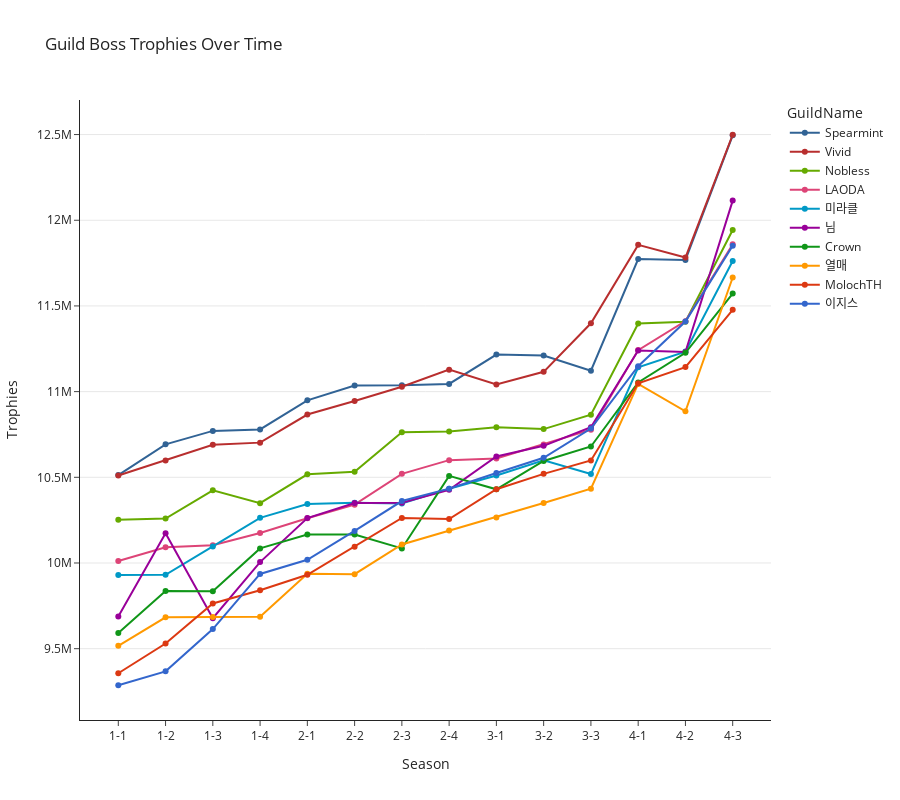

Write notebook code for a chart like this one.
### Markdown cell above
## Guild Boss Trophies Over Time

### Code cell
fig = px.line(
    data[data.GuildName.isin(top10_recent)],
    x="Round",
    y="Trophies",
    color="GuildName",
    color_discrete_sequence=px.colors.qualitative.G10_r,
    markers=True,
    hover_data={
        "GuildName": False,
        "Rank": ":,.0f",
        "Date": "|%B %d, %Y",
        "Trophies": ":,.0f",
    },
    hover_name="GuildName",
    title="Guild Boss Trophies Over Time",
    labels={"Rank": "Rank", "Round": "Season", "Trophies": "Trophies"},
    template="simple_white",
    height=800,
)


fig.update_yaxes(showgrid=True)


fig.show()

### Figure 1 — Plotly figure (JSON) as saved in the notebook; plotly's stock layout.template omitted (floating-point values rounded to 4 significant figures)
{"data": [{"customdata": [["Spearmint", 1, "2024-02-27T00:00:00"], ["Spearmint", 1, "2024-03-05T00:00:00"], ["Spearmint", 1, "2024-03-12T00:00:00"], ["Spearmint", 1, "2024-03-19T00:00:00"], ["Spearmint", 1, "2024-03-26T00:00:00"], ["Spearmint", 1, "2024-04-02T00:00:00"], ["Spearmint", 1, "2024-04-09T00:00:00"], ["Spearmint", 1, "2024-04-16T00:00:00"], ["Spearmint", 1, "2024-04-23T00:00:00"], ["Spearmint", 1, "2024-04-30T00:00:00"], ["Spearmint", 2, "2024-05-07T00:00:00"], ["Spearmint", 2, "2024-05-14T00:00:00"], ["Spearmint", 2, "2024-05-21T00:00:00"], ["Spearmint", 2, "2024-05-28T00:00:00"]], "hovertemplate": "<b>%{hovertext}</b><br><br>Season=%{x}<br>Trophies=%{y:,.0f}<br>Rank=%{customdata[1]:,.0f}<br>Date=%{customdata[2]|%B %d, %Y}<extra></extra>", "hovertext": ["Spearmint", "Spearmint", "Spearmint", "Spearmint", "Spearmint", "Spearmint", "Spearmint", "Spearmint", "Spearmint", "Spearmint", "Spearmint", "Spearmint", "Spearmint", "Spearmint"], "legendgroup": "Spearmint", "line": {"color": "#316395", "dash": "solid"}, "marker": {"symbol": "circle"}, "mode": "lines+markers", "name": "Spearmint", "orientation": "v", "showlegend": true, "type": "scatter", "x": ["1-1", "1-2", "1-3", "1-4", "2-1", "2-2", "2-3", "2-4", "3-1", "3-2", "3-3", "4-1", "4-2", "4-3"], "xaxis": "x", "y": [10513190, 10692545, 10770870, 10779410, 10949190, 11036070, 11037250, 11044970, 11216060, 11211090, 11122140, 11773265, 11768065, 12495730], "yaxis": "y"}, {"customdata": [["Vivid", 2, "2024-02-27T00:00:00"], ["Vivid", 2, "2024-03-05T00:00:00"], ["Vivid", 2, "2024-03-12T00:00:00"], ["Vivid", 2, "2024-03-19T00:00:00"], ["Vivid", 2, "2024-03-26T00:00:00"], ["Vivid", 2, "2024-04-02T00:00:00"], ["Vivid", 2, "2024-04-09T00:00:00"], ["Vivid", 2, "2024-04-16T00:00:00"], ["Vivid", 2, "2024-04-23T00:00:00"], ["Vivid", 2, "2024-04-30T00:00:00"], ["Vivid", 1, "2024-05-07T00:00:00"], ["Vivid", 1, "2024-05-14T00:00:00"], ["Vivid", 1, "2024-05-21T00:00:00"], ["Vivid", 1, "2024-05-28T00:00:00"]], "hovertemplate": "<b>%{hovertext}</b><br><br>Season=%{x}<br>Trophies=%{y:,.0f}<br>Rank=%{customdata[1]:,.0f}<br>Date=%{customdata[2]|%B %d, %Y}<extra></extra>", "hovertext": ["Vivid", "Vivid", "Vivid", "Vivid", "Vivid", "Vivid", "Vivid", "Vivid", "Vivid", "Vivid", "Vivid", "Vivid", "Vivid", "Vivid"], "legendgroup": "Vivid", "line": {"color": "#B82E2E", "dash": "solid"}, "marker": {"symbol": "circle"}, "mode": "lines+markers", "name": "Vivid", "orientation": "v", "showlegend": true, "type": "scatter", "x": ["1-1", "1-2", "1-3", "1-4", "2-1", "2-2", "2-3", "2-4", "3-1", "3-2", "3-3", "4-1", "4-2", "4-3"], "xaxis": "x", "y": [10510940, 10598695, 10690270, 10702360, 10866400, 10945065, 11028425, 11128220, 11041545, 11115440, 11398630, 11856320, 11782185, 12498900], "yaxis": "y"}, {"customdata": [["Nobless", 3, "2024-02-27T00:00:00"], ["Nobless", 3, "2024-03-05T00:00:00"], ["Nobless", 3, "2024-03-12T00:00:00"], ["Nobless", 3, "2024-03-19T00:00:00"], ["Nobless", 3, "2024-03-26T00:00:00"], ["Nobless", 3, "2024-04-02T00:00:00"], ["Nobless", 3, "2024-04-09T00:00:00"], ["Nobless", 3, "2024-04-16T00:00:00"], ["Nobless", 3, "2024-04-23T00:00:00"], ["Nobless", 3, "2024-04-30T00:00:00"], ["Nobless", 3, "2024-05-07T00:00:00"], ["Nobless", 3, "2024-05-14T00:00:00"], ["Nobless", 3, "2024-05-21T00:00:00"], ["Nobless", 3, "2024-05-28T00:00:00"]], "hovertemplate": "<b>%{hovertext}</b><br><br>Season=%{x}<br>Trophies=%{y:,.0f}<br>Rank=%{customdata[1]:,.0f}<br>Date=%{customdata[2]|%B %d, %Y}<extra></extra>", "hovertext": ["Nobless", "Nobless", "Nobless", "Nobless", "Nobless", "Nobless", "Nobless", "Nobless", "Nobless", "Nobless", "Nobless", "Nobless", "Nobless", "Nobless"], "legendgroup": "Nobless", "line": {"color": "#66AA00", "dash": "solid"}, "marker": {"symbol": "circle"}, "mode": "lines+markers", "name": "Nobless", "orientation": "v", "showlegend": true, "type": "scatter", "x": ["1-1", "1-2", "1-3", "1-4", "2-1", "2-2", "2-3", "2-4", "3-1", "3-2", "3-3", "4-1", "4-2", "4-3"], "xaxis": "x", "y": [10251975, 10259645, 10424260, 10349095, 10517570, 10532845, 10762930, 10767570, 10792615, 10781320, 10865505, 11397880, 11407690, 11943105], "yaxis": "y"}, {"customdata": [["LAODA", 4, "2024-02-27T00:00:00"], ["LAODA", 4, "2024-03-05T00:00:00"], ["LAODA", 4, "2024-03-12T00:00:00"], ["LAODA", 4, "2024-03-19T00:00:00"], ["LAODA", 6, "2024-03-26T00:00:00"], ["LAODA", 6, "2024-04-02T00:00:00"], ["LAODA", 4, "2024-04-09T00:00:00"], ["LAODA", 4, "2024-04-16T00:00:00"], ["LAODA", 5, "2024-04-23T00:00:00"], ["LAODA", 5, "2024-04-30T00:00:00"], ["LAODA", 5, "2024-05-07T00:00:00"], ["LAODA", 4, "2024-05-14T00:00:00"], ["LAODA", 4, "2024-05-21T00:00:00"], ["LAODA", 5, "2024-05-28T00:00:00"]], "hovertemplate": "<b>%{hovertext}</b><br><br>Season=%{x}<br>Trophies=%{y:,.0f}<br>Rank=%{customdata[1]:,.0f}<br>Date=%{customdata[2]|%B %d, %Y}<extra></extra>", "hovertext": ["LAODA", "LAODA", "LAODA", "LAODA", "LAODA", "LAODA", "LAODA", "LAODA", "LAODA", "LAODA", "LAODA", "LAODA", "LAODA", "LAODA"], "legendgroup": "LAODA", "line": {"color": "#DD4477", "dash": "solid"}, "marker": {"symbol": "circle"}, "mode": "lines+markers", "name": "LAODA", "orientation": "v", "showlegend": true, "type": "scatter", "x": ["1-1", "1-2", "1-3", "1-4", "2-1", "2-2", "2-3", "2-4", "3-1", "3-2", "3-3", "4-1", "4-2", "4-3"], "xaxis": "x", "y": [10011795, 10091870, 10103600, 10174935, 10260975, 10340180, 10520225, 10600065, 10609375, 10691550, 10778080, 11242265, 11411315, 11859400], "yaxis": "y"}, {"customdata": [["미라클", 5, "2024-02-27T00:00:00"], ["미라클", 5, "2024-03-05T00:00:00"], ["미라클", 5, "2024-03-12T00:00:00"], ["미라클", 5, "2024-03-19T00:00:00"], ["미라클", 4, "2024-03-26T00:00:00"], ["미라클", 4, "2024-04-02T00:00:00"], ["미라클", 5, "2024-04-09T00:00:00"], ["미라클", 5, "2024-04-16T00:00:00"], ["미라클", 7, "2024-04-23T00:00:00"], ["미라클", 7, "2024-04-30T00:00:00"], ["미라클", 8, "2024-05-07T00:00:00"], ["미라클", 7, "2024-05-14T00:00:00"], ["미라클", 7, "2024-05-21T00:00:00"], ["미라클", 7, "2024-05-28T00:00:00"]], "hovertemplate": "<b>%{hovertext}</b><br><br>Season=%{x}<br>Trophies=%{y:,.0f}<br>Rank=%{customdata[1]:,.0f}<br>Date=%{customdata[2]|%B %d, %Y}<extra></extra>", "hovertext": ["미라클", "미라클", "미라클", "미라클", "미라클", "미라클", "미라클", "미라클", "미라클", "미라클", "미라클", "미라클", "미라클", "미라클"], "legendgroup": "미라클", "line": {"color": "#0099C6", "dash": "solid"}, "marker": {"symbol": "circle"}, "mode": "lines+markers", "name": "미라클", "orientation": "v", "showlegend": true, "type": "scatter", "x": ["1-1", "1-2", "1-3", "1-4", "2-1", "2-2", "2-3", "2-4", "3-1", "3-2", "3-3", "4-1", "4-2", "4-3"], "xaxis": "x", "y": [9930645, 9930695, 10096910, 10263565, 10343795, 10352155, 10346675, 10433690, 10510435, 10599700, 10518955, 11141720, 11233590, 11762665], "yaxis": "y"}, {"customdata": [["님", 6, "2024-02-27T00:00:00"], ["님", 6, "2024-03-05T00:00:00"], ["님", 6, "2024-03-12T00:00:00"], ["님", 6, "2024-03-19T00:00:00"], ["님", 5, "2024-03-26T00:00:00"], ["님", 5, "2024-04-02T00:00:00"], ["님", 6, "2024-04-09T00:00:00"], ["님", 6, "2024-04-16T00:00:00"], ["님", 4, "2024-04-23T00:00:00"], ["님", 4, "2024-04-30T00:00:00"], ["님", 4, "2024-05-07T00:00:00"], ["님", 5, "2024-05-14T00:00:00"], ["님", 6, "2024-05-21T00:00:00"], ["님", 4, "2024-05-28T00:00:00"]], "hovertemplate": "<b>%{hovertext}</b><br><br>Season=%{x}<br>Trophies=%{y:,.0f}<br>Rank=%{customdata[1]:,.0f}<br>Date=%{customdata[2]|%B %d, %Y}<extra></extra>", "hovertext": ["님", "님", "님", "님", "님", "님", "님", "님", "님", "님", "님", "님", "님", "님"], "legendgroup": "님", "line": {"color": "#990099", "dash": "solid"}, "marker": {"symbol": "circle"}, "mode": "lines+markers", "name": "님", "orientation": "v", "showlegend": true, "type": "scatter", "x": ["1-1", "1-2", "1-3", "1-4", "2-1", "2-2", "2-3", "2-4", "3-1", "3-2", "3-3", "4-1", "4-2", "4-3"], "xaxis": "x", "y": [9688065, 10173275, 9678260, 10005140, 10262110, 10350005, 10351645, 10426780, 10621980, 10683770, 10791950, 11240180, 11230760, 12114505], "yaxis": "y"}, {"customdata": [["Crown", 8, "2024-02-27T00:00:00"], ["Crown", 7, "2024-03-05T00:00:00"], ["Crown", 7, "2024-03-12T00:00:00"], ["Crown", 7, "2024-03-19T00:00:00"], ["Crown", 7, "2024-03-26T00:00:00"], ["Crown", 7, "2024-04-02T00:00:00"], ["Crown", 8, "2024-04-09T00:00:00"], ["Crown", 8, "2024-04-16T00:00:00"], ["Crown", 9, "2024-04-23T00:00:00"], ["Crown", 8, "2024-04-30T00:00:00"], ["Crown", 7, "2024-05-07T00:00:00"], ["Crown", 8, "2024-05-14T00:00:00"], ["Crown", 8, "2024-05-21T00:00:00"], ["Crown", 8, "2024-05-28T00:00:00"]], "hovertemplate": "<b>%{hovertext}</b><br><br>Season=%{x}<br>Trophies=%{y:,.0f}<br>Rank=%{customdata[1]:,.0f}<br>Date=%{customdata[2]|%B %d, %Y}<extra></extra>", "hovertext": ["Crown", "Crown", "Crown", "Crown", "Crown", "Crown", "Crown", "Crown", "Crown", "Crown", "Crown", "Crown", "Crown", "Crown"], "legendgroup": "Crown", "line": {"color": "#109618", "dash": "solid"}, "marker": {"symbol": "circle"}, "mode": "lines+markers", "name": "Crown", "orientation": "v", "showlegend": true, "type": "scatter", "x": ["1-1", "1-2", "1-3", "1-4", "2-1", "2-2", "2-3", "2-4", "3-1", "3-2", "3-3", "4-1", "4-2", "4-3"], "xaxis": "x", "y": [9591650, 9836010, 9835780, 10085080, 10165695, 10165775, 10084940, 10508315, 10430030, 10595575, 10679720, 11053810, 11226560, 11572160], "yaxis": "y"}, {"customdata": [["열매", 10, "2024-02-27T00:00:00"], ["열매", 9, "2024-03-05T00:00:00"], ["열매", 9, "2024-03-12T00:00:00"], ["열매", 10, "2024-03-19T00:00:00"], ["열매", 10, "2024-03-26T00:00:00"], ["열매", 10, "2024-04-02T00:00:00"], ["열매", 10, "2024-04-09T00:00:00"], ["열매", 10, "2024-04-16T00:00:00"], ["열매", 10, "2024-04-23T00:00:00"], ["열매", 10, "2024-04-30T00:00:00"], ["열매", 10, "2024-05-07T00:00:00"], ["열매", 10, "2024-05-14T00:00:00"], ["열매", 10, "2024-05-21T00:00:00"], ["열매", 10, "2024-05-28T00:00:00"]], "hovertemplate": "<b>%{hovertext}</b><br><br>Season=%{x}<br>Trophies=%{y:,.0f}<br>Rank=%{customdata[1]:,.0f}<br>Date=%{customdata[2]|%B %d, %Y}<extra></extra>", "hovertext": ["열매", "열매", "열매", "열매", "열매", "열매", "열매", "열매", "열매", "열매", "열매", "열매", "열매", "열매"], "legendgroup": "열매", "line": {"color": "#FF9900", "dash": "solid"}, "marker": {"symbol": "circle"}, "mode": "lines+markers", "name": "열매", "orientation": "v", "showlegend": true, "type": "scatter", "x": ["1-1", "1-2", "1-3", "1-4", "2-1", "2-2", "2-3", "2-4", "3-1", "3-2", "3-3", "4-1", "4-2", "4-3"], "xaxis": "x", "y": [9516665, 9683165, 9685015, 9686065, 9936820, 9934520, 10108120, 10188930, 10265120, 10350345, 10433560, 11045180, 10885185, 11665790], "yaxis": "y"}, {"customdata": [["MolochTH", 11, "2024-02-27T00:00:00"], ["MolochTH", 11, "2024-03-05T00:00:00"], ["MolochTH", 11, "2024-03-12T00:00:00"], ["MolochTH", 11, "2024-03-19T00:00:00"], ["MolochTH", 11, "2024-03-26T00:00:00"], ["MolochTH", 9, "2024-04-02T00:00:00"], ["MolochTH", 9, "2024-04-09T00:00:00"], ["MolochTH", 9, "2024-04-16T00:00:00"], ["MolochTH", 8, "2024-04-23T00:00:00"], ["MolochTH", 9, "2024-04-30T00:00:00"], ["MolochTH", 9, "2024-05-07T00:00:00"], ["MolochTH", 9, "2024-05-14T00:00:00"], ["MolochTH", 9, "2024-05-21T00:00:00"], ["MolochTH", 9, "2024-05-28T00:00:00"]], "hovertemplate": "<b>%{hovertext}</b><br><br>Season=%{x}<br>Trophies=%{y:,.0f}<br>Rank=%{customdata[1]:,.0f}<br>Date=%{customdata[2]|%B %d, %Y}<extra></extra>", "hovertext": ["MolochTH", "MolochTH", "MolochTH", "MolochTH", "MolochTH", "MolochTH", "MolochTH", "MolochTH", "MolochTH", "MolochTH", "MolochTH", "MolochTH", "MolochTH", "MolochTH"], "legendgroup": "MolochTH", "line": {"color": "#DC3912", "dash": "solid"}, "marker": {"symbol": "circle"}, "mode": "lines+markers", "name": "MolochTH", "orientation": "v", "showlegend": true, "type": "scatter", "x": ["1-1", "1-2", "1-3", "1-4", "2-1", "2-2", "2-3", "2-4", "3-1", "3-2", "3-3", "4-1", "4-2", "4-3"], "xaxis": "x", "y": [9356625, 9530190, 9763490, 9841245, 9931170, 10094570, 10262850, 10256305, 10430590, 10520085, 10598615, 11048890, 11142940, 11477380], "yaxis": "y"}, {"customdata": [["이지스", 13, "2024-02-27T00:00:00"], ["이지스", 13, "2024-03-05T00:00:00"], ["이지스", 12, "2024-03-12T00:00:00"], ["이지스", 12, "2024-03-19T00:00:00"], ["이지스", 8, "2024-03-26T00:00:00"], ["이지스", 8, "2024-04-02T00:00:00"], ["이지스", 7, "2024-04-09T00:00:00"], ["이지스", 7, "2024-04-16T00:00:00"], ["이지스", 6, "2024-04-23T00:00:00"], ["이지스", 6, "2024-04-30T00:00:00"], ["이지스", 6, "2024-05-07T00:00:00"], ["이지스", 6, "2024-05-14T00:00:00"], ["이지스", 5, "2024-05-21T00:00:00"], ["이지스", 6, "2024-05-28T00:00:00"]], "hovertemplate": "<b>%{hovertext}</b><br><br>Season=%{x}<br>Trophies=%{y:,.0f}<br>Rank=%{customdata[1]:,.0f}<br>Date=%{customdata[2]|%B %d, %Y}<extra></extra>", "hovertext": ["이지스", "이지스", "이지스", "이지스", "이지스", "이지스", "이지스", "이지스", "이지스", "이지스", "이지스", "이지스", "이지스", "이지스"], "legendgroup": "이지스", "line": {"color": "#3366CC", "dash": "solid"}, "marker": {"symbol": "circle"}, "mode": "lines+markers", "name": "이지스", "orientation": "v", "showlegend": true, "type": "scatter", "x": ["1-1", "1-2", "1-3", "1-4", "2-1", "2-2", "2-3", "2-4", "3-1", "3-2", "3-3", "4-1", "4-2", "4-3"], "xaxis": "x", "y": [9286600, 9367650, 9614385, 9936100, 10018860, 10186940, 10361535, 10433950, 10525165, 10614170, 10784790, 11148110, 11408945, 11851050], "yaxis": "y"}], "layout": {"height": 800, "legend": {"title": {"text": "GuildName"}, "tracegroupgap": 0}, "title": {"text": "Guild Boss Trophies Over Time"}, "xaxis": {"anchor": "y", "domain": [0, 1], "title": {"text": "Season"}}, "yaxis": {"anchor": "x", "domain": [0, 1], "showgrid": true, "title": {"text": "Trophies"}}}}
